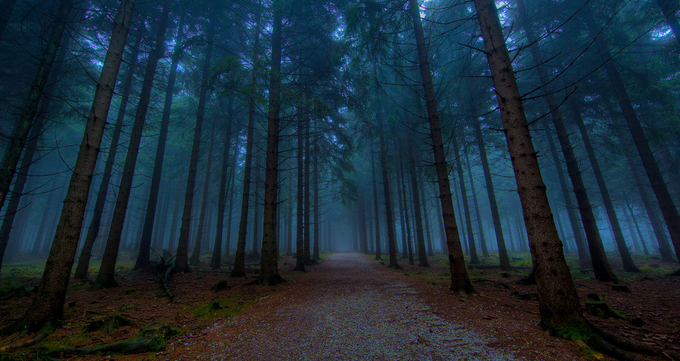
#> input picture forest.jpg, 680 x 361 px
$ python task3.py   (older library calls are emulated)
#> lines starting #> are read from the running program, lines starting #| are printed output that depends on the picture
# Взять какую-нибудь фотографию (или самому сделать на телефон). C помощью opencv сделать преобразования:

# Выравнивание гистограммы

# Выравнивание гистограммы — это метод обработки контрастности изображения с использованием гистограммы изображения.
import cv2


def viewImage(image, name_of_window):
    cv2.namedWindow(name_of_window, cv2.WINDOW_NORMAL)
    cv2.imshow(name_of_window, image)
    cv2.waitKey(0)
    cv2.destroyAllWindows()


im = cv2.imread('forest.jpg',)
#> im is the input picture: shape (361, 680, 3); mean B, G, R 56.3, 44.5, 26.4
viewImage(im, 'before')
img_local_hist1 = cv2.imread('facejpg.jpg')
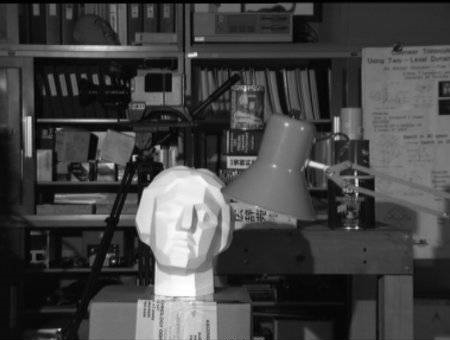
#> input picture facejpg.jpg, 450 x 340 px
#> img_local_hist1 is the input picture: shape (340, 450, 3); min 0, max 255, mean 68.1
viewImage(img_local_hist1, 'before')

image_yuv = cv2.cvtColor(img_local_hist1, cv2.COLOR_BGR2YUV)
#> image_yuv: shape (340, 450, 3); mean of channels 0, 1, 2 68.1, 128, 128
image_yuv[:,:,0] = cv2.equalizeHist(image_yuv[:, :, 0])
#> image_yuv: shape (340, 450, 3); mean of channels 0, 1, 2 128.2, 128, 128
res = cv2.cvtColor(image_yuv, cv2.COLOR_YUV2BGR)
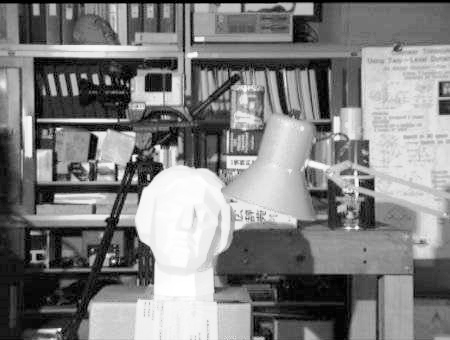
#> res: shape (340, 450, 3); min 0, max 255, mean 128.2
viewImage(res, 'after')

# Локальное выравнивание гистограммы

img_local_hist = cv2.imread('facejpg.jpg', 0)
#> img_local_hist: shape (340, 450); min 0, max 255, mean 68.1
clahe = cv2.createCLAHE(clipLimit=2.0, tileGridSize=(8,8))
cl1 = clahe.apply(img_local_hist)
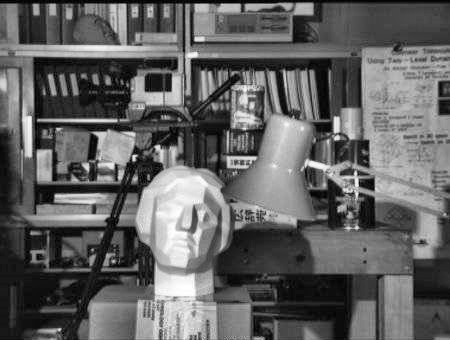
#> cl1: shape (340, 450); min 0, max 255, mean 98.2

viewImage(cl1, 'local')
# Гауссовское размытие

img_blur_3 = cv2.GaussianBlur(im, (3, 3), 0)
img_blur_7 = cv2.GaussianBlur(im, (7, 7), 0)
img_blur_11 = cv2.GaussianBlur(im, (11, 11), 0)
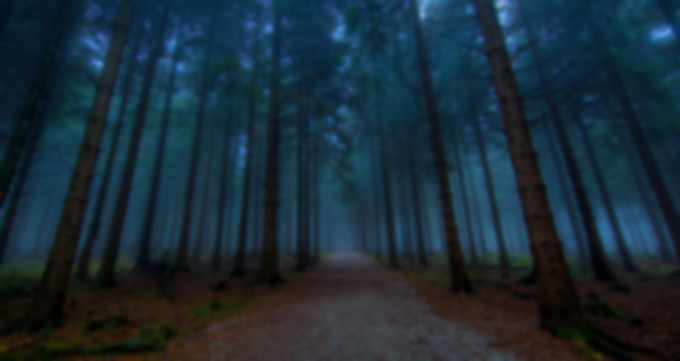
#> img_blur_11: shape (361, 680, 3); mean B, G, R 56.3, 44.5, 26.4
viewImage(img_blur_3, 'gauss3')
viewImage(img_blur_7, 'gauss7')
viewImage(img_blur_11, 'gauss11')
# Фильтры Собеля и Лапласа

my_photo = cv2.imread('apple.jpg', cv2.IMREAD_GRAYSCALE)
sobelx = cv2.Sobel(my_photo, -1, 1, 0)
sobely = cv2.Sobel(my_photo, -1, 0, 1)
viewImage(sobely, 'sobely')
viewImage(sobelx, 'sobelx')

laplacian = cv2.Laplacian(my_photo, cv2.CV_64F)
laplacian = cv2.convertScaleAbs(laplacian)
viewImage(laplacian, 'laplacian')
